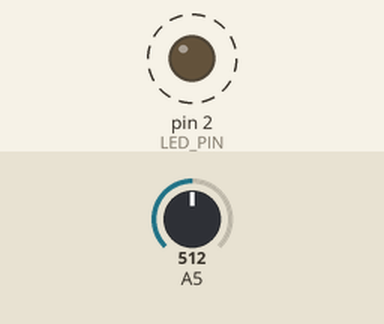
A sketch run on a simulated Arduino Uno, built with avr-gcc and run on an emulated ATmega328P. On the bench: output pins drawn as LEDs (lit = HIGH). Dashed ring = blinking. Inputs (shaded band) come from the test bench; at power-on: A5 = 512.

Above: at 1.8 s.
1.9 s: A5 set to 0
At 2.8 s:
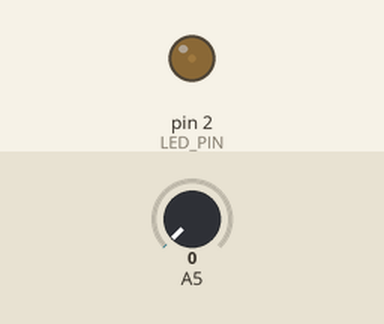
3.6 s: A5 set to 122
At 3.9 s:
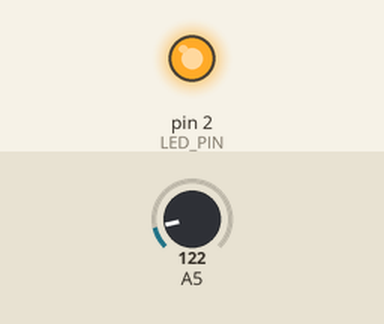
Timing chart, 0 to 13.1 s (numbered marks = the images above; inputs shaded):
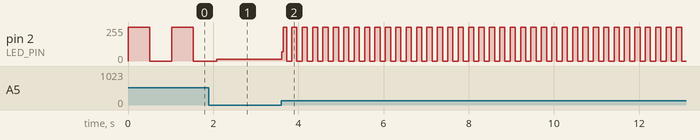

The sketch:

WejsciaAnalogowe4.ino
```cpp
#define LED_PIN 2

void setup() {
  pinMode(LED_PIN, OUTPUT);
}

void loop() {
  int refreshRate = analogRead(A5);
  digitalWrite(LED_PIN, HIGH);
  delay(refreshRate);
  digitalWrite(LED_PIN, LOW);
  delay(refreshRate);
}
```

Measured:
- after the input at 3.6 s, pin 2 (LED_PIN): 15/255 → 68/255 at once, then moves between 0/255 and 255/255, repeating every 0.24 s
- by itself, pin 2 (LED_PIN): alternates 255/255 for 0.51 s and 0/255 for 0.51 s
